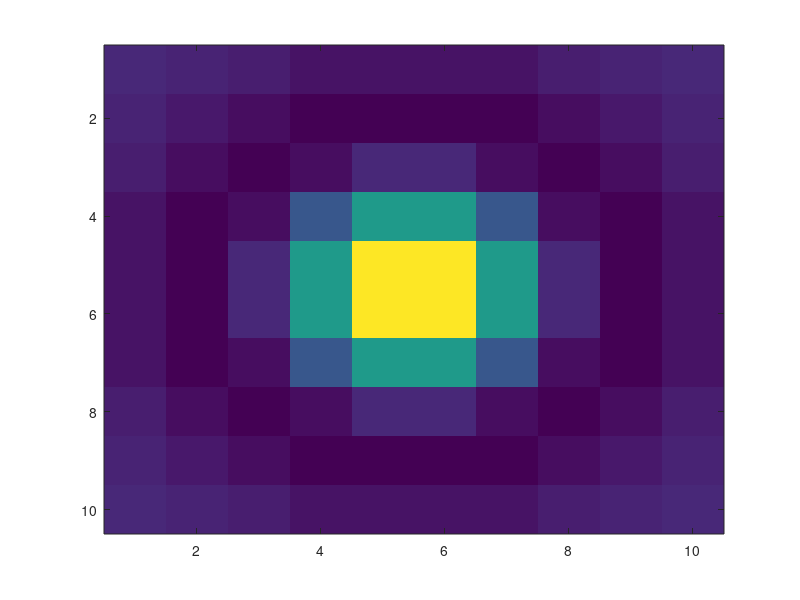

The MATLAB source for this figure: (Note: this script raises an error after producing the figure.)
% this script generates a simulation of a movie containing a single cell
% using the following generative model:
%
% F_t = \sum_i a_i*C_{i,t} + b + sig*eps_t, eps_t ~ N(0,I)
% C_{i,t} = gam*C_{i,t-1} + n_{i,t},      n_{i,t} ~ Poisson(lam_i*dt)
%
% where ai,b,I are p-by-q matrices.
% we let b=0 and ai be the difference of gaussians (yielding a zero mean
% matrix)
%

clear, clc

% 1) generate spatial filters

% % stuff required for each spatial filter
Nc      = 1;                                % # of cells in the ROI
neur_w  = 10;                               % width per neuron
width   = 10;                               % width of frame (pixels)
height  = Nc*neur_w;                        % height of frame (pixels)
Npixs   = width*height;                     % # pixels in ROI
x       = linspace(-5,5,height);
y       = linspace(-5,5,width);
[X,Y]   = meshgrid(x,y);
g1      = zeros(Npixs,Nc);
g2      = 0*g1;
Sigma1  = diag([1,1])*3;                    % var of positive gaussian
Sigma2  = diag([1,1])*5;                    % var of negative gaussian
mu      = [0 0]; %[1 1]'*linspace(-2,2,Nc);         % means of gaussians for each cell (distributed across pixel space)
w       = Nc:-1:1;                          % weights of each filter

% spatial filter
for i=1:Nc
    g1(:,i)  = w(i)*mvnpdf([X(:) Y(:)],mu(:,i)',Sigma1);
    g2(:,i)  = w(i)*mvnpdf([X(:) Y(:)],mu(:,i)',Sigma2);
end
a_b = sum(g1-g2,2);

% 2) set simulation metadata
Sim.T       = 600;                              % # of time steps
Sim.dt      = 0.005;                            % time step size
Sim.MaxIter = 0;                                % # iterations of EM to estimate params
Sim.Np      = Npixs;                            % # of pixels in each image
Sim.w       = width;                            % width of frame (pixels)
Sim.h       = height;                           % height of frame (pixels)
Sim.Nc      = Nc;                               % # cells
Sim.plot    = 0;                                % whether to plot filter with each iteration
Sim.thresh  = 1;

% 3) initialize params
for i=1:Sim.Nc
    P.a(:,i)=g1(:,i)-g2(:,i);
end
P.b     = 0*P.a(:,1);                           % baseline is zero

P.sig   = 0.01;                                 % stan dev of noise (indep for each pixel)
C_0     = 0;                                    % initial calcium
tau     = round(100*rand(Sim.Nc,1))/100+0.05;   % decay time constant for each cell
P.gam   = 1-Sim.dt./tau(1:Sim.Nc);
P.lam   = 5;%round(10*rand(Sim.Nc,1))+5;           % rate-ish, ie, lam*dt=# spikes per second

% 3) simulate data
n=zeros(Sim.T,Sim.Nc);
C=n;
for i=1:Sim.Nc
    n(1,i)      = C_0;
    n(2:end,i)  = poissrnd(P.lam(i)*Sim.dt*ones(Sim.T-1,1));    % simulate spike train
    C(:,i)      = filter(1,[1 -P.gam(i)],n(:,i));               % calcium concentration
end
Z = 0*n(:,1);
F = C*P.a' + (1+Z)*P.b'+P.sig*randn(Sim.T,Npixs);               % fluorescence

%% 4) other stuff

MakMov  = 1;
% make movie of raw data
if MakMov==1
    for i=1:Sim.T
        if i==1, mod='overwrite'; else mod='append'; end
        imwrite(reshape(F(i,:),width,height),'spatial_Mov.tif','tif','Compression','none','WriteMode',mod)
    end
end

GetROI  = 1;
fnum    = 0;

if GetROI
    figure(100); clf,imagesc(reshape(sum(g1-g2,2),width,height))
    for i=1:Nc
        [x y]   = ginput(4);
        ROWS    = [round(mean(y(1:2))) round(mean(y(3:4)))];                              % define ROI
        COLS    = [round(mean(x([1 4]))) round(mean(x(2:3)))];
        COLS1{i}=COLS;
        ROWS1{i}=ROWS;
        save('ROIs','ROWS1','COLS1')
    end
else
    load ROIs
end


%% end-1) infer spike train using various approaches
qs=1:2;%:6;%[1 2 3];
MaxIter=10;
for q=qs
    GG=F; Tim=Sim; Phat{q}=P;
    %     if q==1,                        % estimate spatial filter from real spikes
    %         SpikeFilters;
    %     elseif q==3                     % denoising using SVD of an ROI around each cell, and using first SVD's as filters
    %         ROI_SVD_Filters;
    %     elseif q==4                     % denoising using mean of an ROI around each cell
    %         ROI_mean_Filters;
    %     elseif q==6                     % infer spikes from d-r'ed data
    %         d_r_smoother_Filter;
    if q==1,
        I{q}.label='True Parameters';
%     elseif q==2
%         SVD_no_mean_Filters;
%         I{q}.label='SVD Projection';
    elseif q==2,
        SVD_no_mean_Filters;
        Phat{q}.lam=2*P.lam;
        Phat{q}.sig=2*P.sig;
        Tim.MaxIter=MaxIter;
        Tim.plot=1;
        I{q}.label='Estimated Parameters';
    end
    display(I{q}.label)
    [I{q}.n I{q}.P] = FOOPSI2_59(GG,Phat{q},Tim);
end

%% end) plot results
clear Pl
nrows   = 3;                                  % set number of rows
ncols   = numel(qs);
h       = zeros(nrows,1);
Pl.xlims= [5 Sim.T];                            % time steps to plot
Pl.nticks=5;                                    % number of ticks along x-axis
Pl.n    = double(n); Pl.n(Pl.n==0)=NaN;         % store spike train for plotting
Pl      = PlotParams(Pl);                       % generate a number of other parameters for plotting
Pl.vs   = 2;
Pl.colors(1,:) = [0 0 0];
Pl.colors(2,:) = Pl.gray;
Pl.colors(3,:) = [.5 0 0];
Pl.Nc   = Sim.Nc;
Pl.XTicks=[200 400 600];

figure(3), clf
for q=qs
    
    % plot spatial filter
    i=q; h(i) = subplot(nrows,ncols,i);
    imagesc(reshape(Phat{q}.a,Sim.w,Sim.h)),
    title(I{q}.label)
    if q==1,
        ylab=ylabel([{'Spatial'}; {'Filter'}]);
        set(ylab,'Rotation',0,'HorizontalAlignment','right','verticalalignment','middle')
    else
        set(gca,'XTick',[],'YTick',[])
    end
    colormap('gray')
    
    % plot fluorescence data
    i=i+ncols; h(i) = subplot(nrows,ncols,i);
    Pl.color = 'k';
    if q==1, Pl.label=[{'Fluorescence'}; {'Projection'}];
    else Pl.label=[]; end
    Plot_nX(Pl,F*Phat{q}.a);

    % plot inferred spike trains
    if q==1, Pl.label = [{'Fast'}; {'Filter'}];
    else Pl.label=[]; end
    i=i+ncols; h(i) = subplot(nrows,ncols,i);
    Pl.col(2,:)=[0 0 0];
    Pl.gray=[.5 .5 .5];
    Plot_n_MAP(Pl,I{q}.n);

    % set xlabel stuff
    subplot(nrows,ncols,i)
    set(gca,'XTick',Pl.XTicks,'XTickLabel',Pl.XTicks*Sim.dt,'FontSize',Pl.fs)
    xlabel('Time (sec)','FontSize',Pl.fs)
    %     linkaxes(h,'x')

    % print fig
    wh=[7 5];   %width and height
    set(fnum,'PaperPosition',[0 11-wh(2) wh]);
    print('-depsc','spatial_EM')
end